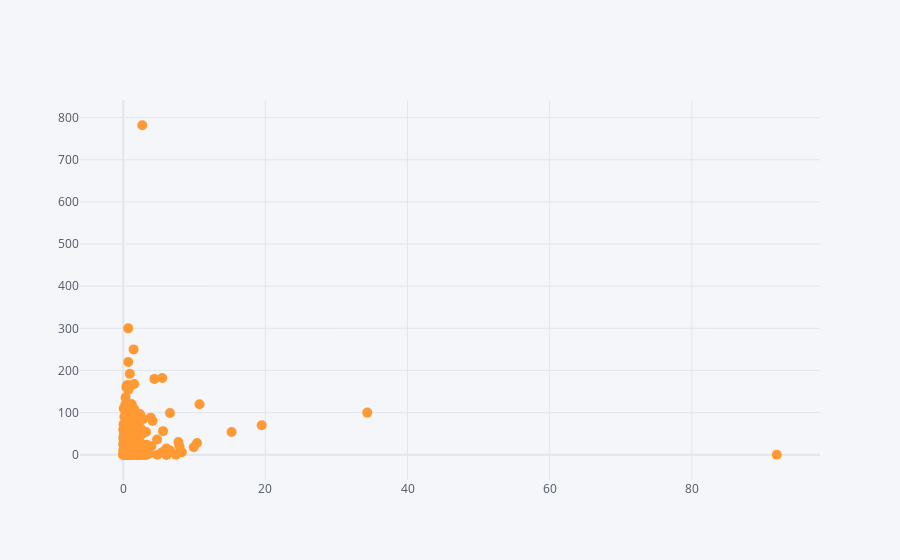

Notebook cell for this chart:
### Code cell
#Due the outlier, let's create an interactable graph to see more details of the graph.

df_withscores.iplot(kind='scatter',x='Reply_rates',y='Importance Scores',mode='markers',size=10)

### Figure 1 — Plotly figure (JSON) as saved in the notebook; plotly's stock layout.template omitted (floating-point values rounded to 4 significant figures; data arrays with more than 128 entries replaced by an {"elided": "..."} marker saying what was removed)
{"data": [{"line": {"color": "rgba(255, 153, 51, 1.0)", "dash": "solid", "shape": "linear", "width": 1.3}, "marker": {"size": 10, "symbol": "circle"}, "mode": "markers", "name": "Importance Scores", "text": "", "type": "scatter", "x": {"elided": "250 float values"}, "y": {"elided": "250 int values"}}], "layout": {"legend": {"bgcolor": "#F5F6F9", "font": {"color": "#4D5663"}}, "paper_bgcolor": "#F5F6F9", "plot_bgcolor": "#F5F6F9", "title": {"font": {"color": "#4D5663"}}, "xaxis": {"gridcolor": "#E1E5ED", "showgrid": true, "tickfont": {"color": "#4D5663"}, "title": {"font": {"color": "#4D5663"}, "text": ""}, "zerolinecolor": "#E1E5ED"}, "yaxis": {"gridcolor": "#E1E5ED", "showgrid": true, "tickfont": {"color": "#4D5663"}, "title": {"font": {"color": "#4D5663"}, "text": ""}, "zerolinecolor": "#E1E5ED"}}}
